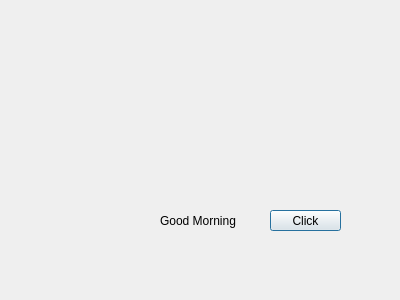
<?xml version="1.0" encoding="UTF-8"?>
<ui version="4.0">
 <class>Dialog</class>
 <widget class="QDialog" name="Dialog">
  <property name="geometry">
   <rect>
    <x>0</x>
    <y>0</y>
    <width>400</width>
    <height>300</height>
   </rect>
  </property>
  <property name="windowTitle">
   <string>Dialog</string>
  </property>
  <widget class="QPushButton" name="pb">
   <property name="geometry">
    <rect>
     <x>270</x>
     <y>210</y>
     <width>71</width>
     <height>21</height>
    </rect>
   </property>
   <property name="text">
    <string>Click</string>
   </property>
  </widget>
  <widget class="QLabel" name="lbl">
   <property name="geometry">
    <rect>
     <x>160</x>
     <y>200</y>
     <width>111</width>
     <height>41</height>
    </rect>
   </property>
   <property name="text">
    <string>Good Morning</string>
   </property>
  </widget>
 </widget>
 <resources/>
 <connections/>
</ui>
